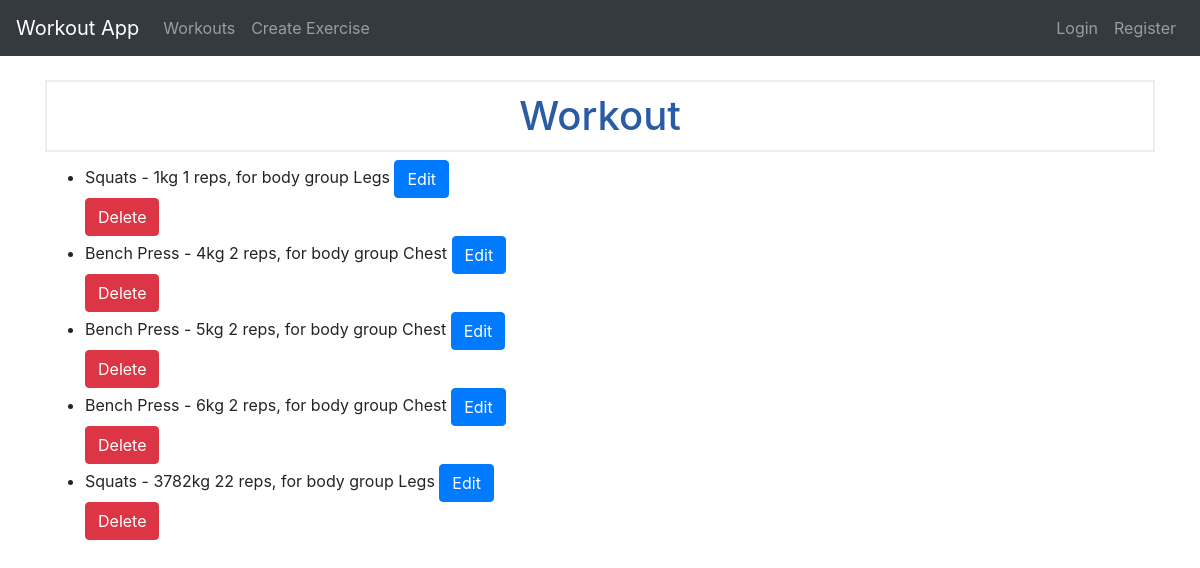
Page /workout/1 on the earlier database version.
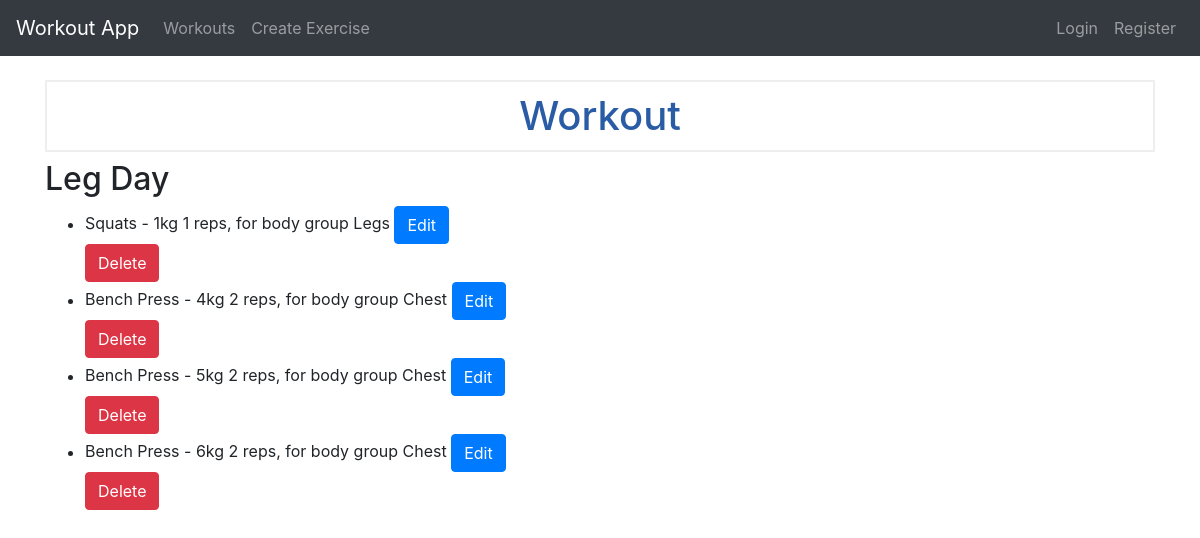
Same page on the later database version.
### tables this page shows
CREATE TABLE sets (
                set_id INTEGER PRIMARY KEY AUTOINCREMENT,
                weight INTEGER NOT NULL,
                reps INTEGER NOT NULL,
                created TIMESTAMP NOT NULL DEFAULT CURRENT_TIMESTAMP,
                exercise_id INTEGER,
                workout_id INTEGER,
                FOREIGN KEY (exercise_id) REFERENCES exercise(exercise_id),
                FOREIGN KEY (workout_id) REFERENCES workout(workout_id)
             );

CREATE TABLE exercise (
                exercise_id INTEGER PRIMARY KEY AUTOINCREMENT,
                name TEXT NOT NULL,
                body_group TEXT NOT NULL,
                description TEXT NOT NULL,
                video_link TEXT
             );

CREATE TABLE workout (
                workout_id INTEGER PRIMARY KEY AUTOINCREMENT,
                workout_name TEXT NOT NULL,
                body_group TEXT NOT NULL,
                email TEXT,
                FOREIGN KEY (email) REFERENCES users(email)
             );

### app.py (the view)
@app.route("/workout/<int:workout_id>")
def view_workout(workout_id):
    c.execute("SELECT * FROM workout WHERE workout_id = ?", (workout_id,))
    workout = c.fetchone()
    c.execute(
        "SELECT exercise.*,sets.set_id, sets.created, sets.weight, sets.reps FROM exercise JOIN sets ON exercise.exercise_id = sets.exercise_id WHERE sets.workout_id = ?",
        (workout_id,),
    )
    exercises = c.fetchall()
    return render_template("workout.html", workout=workout, exercises=exercises)

### templates/workout.html (shortened to what this page needs)
{% extends "base.html" %} {% block content %}
<h1>Workout</h1>
<h2>{{ workout.workout_name }}</h2>
<ul>
    {% for exercise in exercises %}
    <li>
        {{ exercise.name }} - {{ exercise.weight }}kg {{ exercise.reps }} reps, for body group {{ exercise.body_group }}
        <a href="{{ url_for('edit_set', set_id=exercise.set_id) }}" class="btn btn-primary">Edit</a>
        <form action="{{ url_for('delete_set', set_id=exercise.set_id) }}" method="POST">
            <button type="submit" class="btn btn-danger" onclick="return confirm('Are you sure you want to delete this set?')">Delete</button>
        </form>
    </li>
    {% endfor %}
</ul>
{% endblock %}

### templates/base.html (shortened to what this page needs)
<!DOCTYPE html>
<html>
<head>
    <link rel="stylesheet" href="https://stackpath.bootstrapcdn.com/bootstrap/4.3.1/css/bootstrap.min.css">
    <link rel="stylesheet" href="{{ url_for('static', filename='css/style.css') }}">
</head>
<body>
    <nav class="navbar navbar-expand-lg navbar-dark bg-dark">
        <a class="navbar-brand" href="{{ url_for('index') }}">Workout App</a>
        <div class="collapse navbar-collapse" id="navbarNav">
            <ul class="navbar-nav mr-auto">
                <li class="nav-item {% if request.path == url_for('index') %}active{% endif %}">
                    <a class="nav-link" href="{{ url_for('index') }}">Workouts</a>
                </li>
                <li class="nav-item {% if request.path == url_for('create_exercise') %}active{% endif %}">
                    <a class="nav-link" href="{{ url_for('create_exercise') }}">Create Exercise</a>
                </li>
            </ul>
            <ul class="navbar-nav ml-auto">
                {% if session['email'] is defined %}
                <li class="nav-item">
                    <a class="nav-link" href="{{ url_for('logout') }}">Logout</a>
                </li>
                {% else %}
                <li class="nav-item">
                    <a class="nav-link" href="{{ url_for('login') }}">Login</a>
                </li>
                <li class="nav-item">
                    <a class="nav-link" href="{{ url_for('register') }}">Register</a>
                </li>
                {% endif %}
            </ul>
        </div>
    </nav>
    <div class="container mt-4">
         {% block content %}{% endblock %}
    </div>
</body>
</html>

### static/css/style.css (style rules this page uses)
h1 { border: 2px #eee solid; color: rgb(42, 91, 165); text-align: center; padding: 10px; }

Differences in the rows shown:
removed sets: name "Squats", weight "3782", reps "22", body_group "Legs"
added workout: workout_name "Leg Day"
